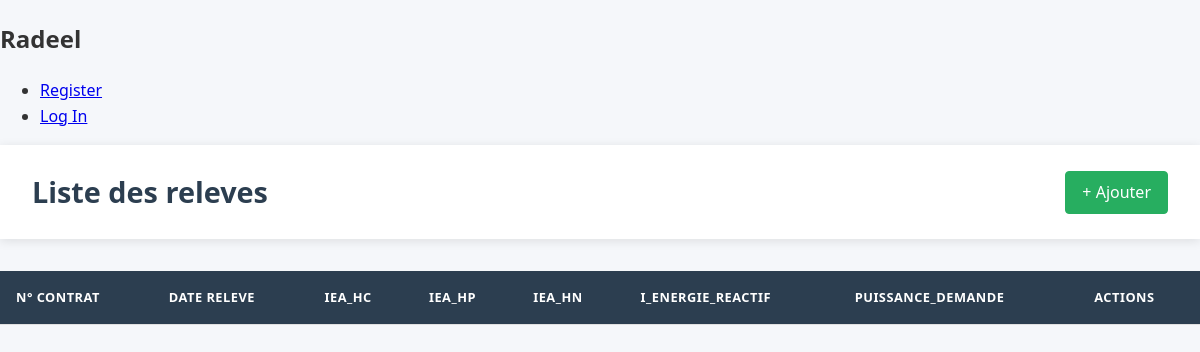
/releve/, run on an earlier commit of the app's database.
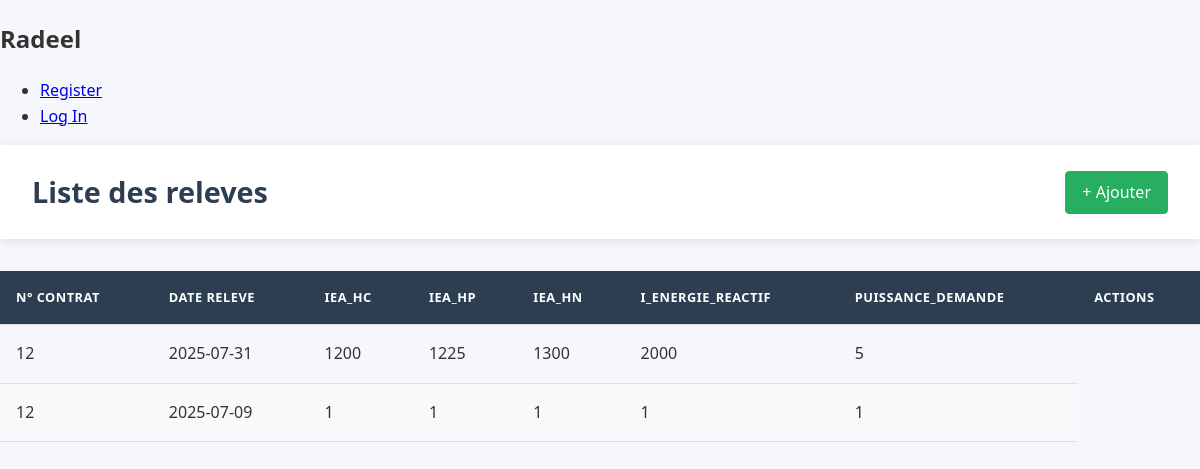
And on a later commit of the database.
### tables this page shows
CREATE TABLE releves_index (
    id INTEGER PRIMARY KEY AUTOINCREMENT,
    Nr_contrat INTEGER NOT NULL,
    date_releve DATE NOT NULL DEFAULT CURRENT_DATE,
    IEA_HC INTEGER NOT NULL CHECK(IEA_HC >= 0),
    IEA_HP INTEGER NOT NULL CHECK(IEA_HP >= 0),
    IEA_HN INTEGER NOT NULL CHECK(IEA_HN >= 0),
    I_energie_reactif INTEGER CHECK(I_energie_reactif >= 0),
    Puissance_demande INTEGER CHECK(Puissance_demande >= 0),
    FOREIGN KEY (Nr_contrat) REFERENCES contrats(Nr_contrat) ON DELETE CASCADE,
    UNIQUE(Nr_contrat, date_releve)
);

### radeel/releves.py (the view)
@br.route('/')
def index():
    db = get_db()
    releves = db.execute(
        'SELECT * FROM releves_index ORDER BY date_releve DESC'
    ).fetchall()
    return render_template('releves/index.html', releves= releves)

### radeel/auth.py (called while the page is built)
@bp.before_app_request
def load_logged_in_user():
    user_id = session.get('user_id')
    if user_id is None:
        g.user = None
    else:
        g.user = get_db().execute(
            'SELECT * FROM user WHERE id = ?', (user_id,)
        ).fetchone()

### radeel/db.py (called while the page is built)
def get_db():
    if 'db' not in g:
        g.db = sqlite3.connect(
            current_app.config['DATABASE'],
            detect_types=sqlite3.PARSE_DECLTYPES
        )
        g.db.row_factory = sqlite3.Row
    return g.db

### radeel/templates/releves/index.html (shortened to what this page needs)
{% extends "base.html" %}
{% block header %}
  <h1>Liste des releves</h1>
  <a href="{{ url_for('releve.ajouter') }}" class="btn btn-success">+ Ajouter</a>
{% endblock %}
{% block content %}
  <table class="table">
    <thead>
      <tr>
        <th>N° Contrat</th>
        <th>Date Releve</th>
        <th>IEA_HC</th>
        <th>IEA_HP</th>
        <th>IEA_HN</th>
        <th>I_energie_reactif</th>
        <th>Puissance_demande</th>
        <th>Actions</th>
      </tr>
    </thead>
    <tbody>
      {% for releve in releves %}
        <tr>
          <td>{{ releve.Nr_contrat }}</td>
            <td>{{ releve.date_releve }}</td>
            <td>{{ releve.IEA_HC }}</td>
            <td>{{ releve.IEA_HP }}</td>
            <td>{{ releve.IEA_HN }}</td>
            <td>{{ releve.I_energie_reactif }}</td>
            <td>{{ releve.Puissance_demande }}</td>
        </tr>
      {% endfor %}
    </tbody>
  </table>
{% endblock %}

What changed in the data, as far as the page shows it:
added releves_index: Nr_contrat "12", date_releve "2025-07-31", IEA_HC "1200", IEA_HP "1225", IEA_HN "1300", I_energie_reactif "2000", Puissance_demande "5"
added releves_index: Nr_contrat "12", date_releve "2025-07-09", IEA_HC "1", IEA_HP "1", IEA_HN "1", I_energie_reactif "1", Puissance_demande "1"
